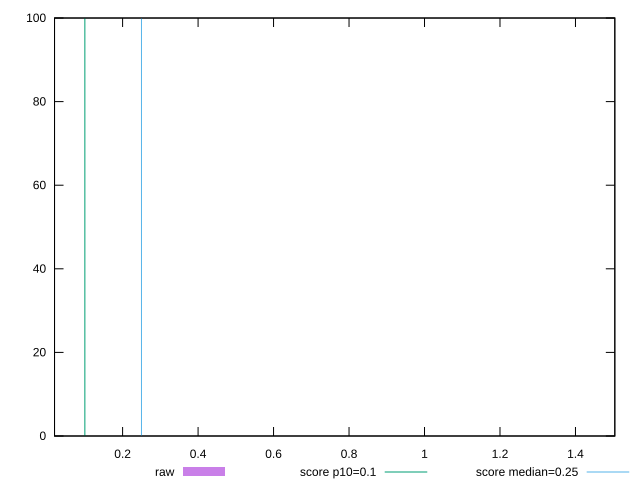

Here is the gnuplot script that generated this plot:
reset

$raw <<EOF
0.11338156254390828 70
0.11342043178029633 27
0.01962896437595944 1
0.024409880451688175 1
1.5042783174534777 1
EOF

set key outside below
set boxwidth 0.000038869236388038494
set xrange [0.019638671875:1.504274215698242]
set yrange [0:100]
set trange [0:100]
set style fill transparent solid 0.5 noborder

set parametric
set terminal svg size 640, 490 enhanced background rgb 'white'
set output "reports/report_00030_2021-02-24T20-42-31.540Z/cumulative-layout-shift/samples/astro/raw/histogram.svg"

plot $raw title "raw" with boxes, \
     0.1,t title "score p10=0.1", \
     0.25,t title "score median=0.25"

reset
